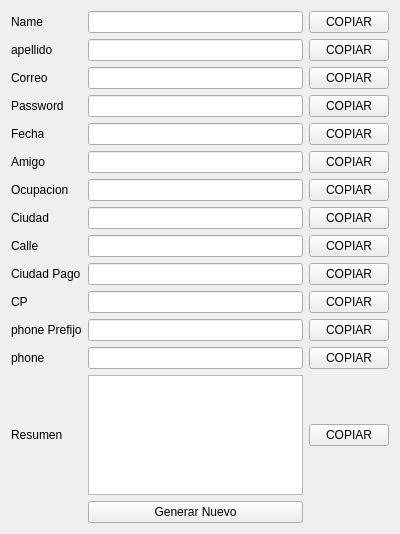
<?xml version="1.0" encoding="UTF-8"?>
<ui version="4.0">
 <class>Form</class>
 <widget class="QWidget" name="Form">
  <property name="geometry">
   <rect>
    <x>0</x>
    <y>0</y>
    <width>400</width>
    <height>534</height>
   </rect>
  </property>
  <property name="windowTitle">
   <string>Form</string>
  </property>
  <layout class="QGridLayout" name="gridLayout">
   <item row="9" column="2">
    <widget class="QPushButton" name="pushButtonCopyCityPay">
     <property name="text">
      <string>COPIAR</string>
     </property>
    </widget>
   </item>
   <item row="0" column="2">
    <widget class="QPushButton" name="pushButtonCopyName">
     <property name="text">
      <string>COPIAR</string>
     </property>
    </widget>
   </item>
   <item row="11" column="2">
    <widget class="QPushButton" name="pushButtonCopyPhonePre">
     <property name="text">
      <string>COPIAR</string>
     </property>
    </widget>
   </item>
   <item row="13" column="1">
    <widget class="QPlainTextEdit" name="plainTextEditAbstract"/>
   </item>
   <item row="12" column="2">
    <widget class="QPushButton" name="pushButtonCopyPhone">
     <property name="text">
      <string>COPIAR</string>
     </property>
    </widget>
   </item>
   <item row="7" column="2">
    <widget class="QPushButton" name="pushButtonCopyCity">
     <property name="text">
      <string>COPIAR</string>
     </property>
    </widget>
   </item>
   <item row="1" column="1">
    <widget class="QLineEdit" name="lineEditLastName">
     <property name="readOnly">
      <bool>true</bool>
     </property>
    </widget>
   </item>
   <item row="8" column="0">
    <widget class="QLabel" name="label_9">
     <property name="text">
      <string>Calle</string>
     </property>
    </widget>
   </item>
   <item row="3" column="2">
    <widget class="QPushButton" name="pushButtonCopyPass">
     <property name="text">
      <string>COPIAR</string>
     </property>
    </widget>
   </item>
   <item row="0" column="0">
    <widget class="QLabel" name="label">
     <property name="text">
      <string>Name</string>
     </property>
    </widget>
   </item>
   <item row="6" column="2">
    <widget class="QPushButton" name="pushButtonCopyOccupation">
     <property name="text">
      <string>COPIAR</string>
     </property>
    </widget>
   </item>
   <item row="8" column="2">
    <widget class="QPushButton" name="pushButtonCopyStreet">
     <property name="text">
      <string>COPIAR</string>
     </property>
    </widget>
   </item>
   <item row="10" column="2">
    <widget class="QPushButton" name="pushButtonCopyCp">
     <property name="text">
      <string>COPIAR</string>
     </property>
    </widget>
   </item>
   <item row="2" column="0">
    <widget class="QLabel" name="label_3">
     <property name="text">
      <string>Correo</string>
     </property>
    </widget>
   </item>
   <item row="5" column="0">
    <widget class="QLabel" name="label_6">
     <property name="text">
      <string>Amigo</string>
     </property>
    </widget>
   </item>
   <item row="2" column="1">
    <widget class="QLineEdit" name="lineEditMail">
     <property name="readOnly">
      <bool>true</bool>
     </property>
    </widget>
   </item>
   <item row="2" column="2">
    <widget class="QPushButton" name="pushButtonCopyMail">
     <property name="text">
      <string>COPIAR</string>
     </property>
    </widget>
   </item>
   <item row="1" column="2">
    <widget class="QPushButton" name="pushButtonCopyLastName">
     <property name="text">
      <string>COPIAR</string>
     </property>
    </widget>
   </item>
   <item row="8" column="1">
    <widget class="QLineEdit" name="lineEditStreet">
     <property name="readOnly">
      <bool>true</bool>
     </property>
    </widget>
   </item>
   <item row="4" column="0">
    <widget class="QLabel" name="label_5">
     <property name="text">
      <string>Fecha</string>
     </property>
    </widget>
   </item>
   <item row="6" column="0">
    <widget class="QLabel" name="label_7">
     <property name="text">
      <string>Ocupacion</string>
     </property>
    </widget>
   </item>
   <item row="5" column="1">
    <widget class="QLineEdit" name="lineEditFriend">
     <property name="readOnly">
      <bool>true</bool>
     </property>
    </widget>
   </item>
   <item row="13" column="2">
    <widget class="QPushButton" name="pushButtonCopyAbstract">
     <property name="text">
      <string>COPIAR</string>
     </property>
    </widget>
   </item>
   <item row="3" column="1">
    <widget class="QLineEdit" name="lineEditPass">
     <property name="readOnly">
      <bool>true</bool>
     </property>
    </widget>
   </item>
   <item row="12" column="0">
    <widget class="QLabel" name="label_13">
     <property name="text">
      <string>phone</string>
     </property>
    </widget>
   </item>
   <item row="7" column="0">
    <widget class="QLabel" name="label_8">
     <property name="text">
      <string>Ciudad</string>
     </property>
    </widget>
   </item>
   <item row="0" column="1">
    <widget class="QLineEdit" name="lineEditName">
     <property name="readOnly">
      <bool>true</bool>
     </property>
    </widget>
   </item>
   <item row="11" column="0">
    <widget class="QLabel" name="label_12">
     <property name="text">
      <string>phone Prefijo</string>
     </property>
    </widget>
   </item>
   <item row="9" column="0">
    <widget class="QLabel" name="label_10">
     <property name="text">
      <string>Ciudad Pago</string>
     </property>
    </widget>
   </item>
   <item row="3" column="0">
    <widget class="QLabel" name="label_4">
     <property name="text">
      <string>Password</string>
     </property>
    </widget>
   </item>
   <item row="1" column="0">
    <widget class="QLabel" name="label_2">
     <property name="text">
      <string>apellido</string>
     </property>
    </widget>
   </item>
   <item row="13" column="0">
    <widget class="QLabel" name="label_14">
     <property name="text">
      <string>Resumen</string>
     </property>
    </widget>
   </item>
   <item row="7" column="1">
    <widget class="QLineEdit" name="lineEditCity">
     <property name="readOnly">
      <bool>true</bool>
     </property>
    </widget>
   </item>
   <item row="6" column="1">
    <widget class="QLineEdit" name="lineEditOccupation">
     <property name="readOnly">
      <bool>true</bool>
     </property>
    </widget>
   </item>
   <item row="5" column="2">
    <widget class="QPushButton" name="pushButtonCopyFriend">
     <property name="text">
      <string>COPIAR</string>
     </property>
    </widget>
   </item>
   <item row="11" column="1">
    <widget class="QLineEdit" name="lineEditPhonePre">
     <property name="readOnly">
      <bool>true</bool>
     </property>
    </widget>
   </item>
   <item row="12" column="1">
    <widget class="QLineEdit" name="lineEditPhone">
     <property name="readOnly">
      <bool>true</bool>
     </property>
    </widget>
   </item>
   <item row="10" column="1">
    <widget class="QLineEdit" name="lineEditCp">
     <property name="readOnly">
      <bool>true</bool>
     </property>
    </widget>
   </item>
   <item row="9" column="1">
    <widget class="QLineEdit" name="lineEditCityPay">
     <property name="readOnly">
      <bool>true</bool>
     </property>
    </widget>
   </item>
   <item row="10" column="0">
    <widget class="QLabel" name="label_11">
     <property name="text">
      <string>CP</string>
     </property>
    </widget>
   </item>
   <item row="4" column="2">
    <widget class="QPushButton" name="pushButtonCopyDate">
     <property name="text">
      <string>COPIAR</string>
     </property>
    </widget>
   </item>
   <item row="4" column="1">
    <widget class="QLineEdit" name="lineEditDate">
     <property name="readOnly">
      <bool>true</bool>
     </property>
    </widget>
   </item>
   <item row="14" column="1">
    <widget class="QPushButton" name="pushButtonNewId">
     <property name="text">
      <string>Generar Nuevo</string>
     </property>
    </widget>
   </item>
  </layout>
 </widget>
 <tabstops>
  <tabstop>lineEditName</tabstop>
  <tabstop>pushButtonCopyName</tabstop>
  <tabstop>lineEditLastName</tabstop>
  <tabstop>pushButtonCopyLastName</tabstop>
  <tabstop>lineEditMail</tabstop>
  <tabstop>pushButtonCopyMail</tabstop>
  <tabstop>lineEditPass</tabstop>
  <tabstop>pushButtonCopyPass</tabstop>
  <tabstop>lineEditDate</tabstop>
  <tabstop>pushButtonCopyDate</tabstop>
  <tabstop>lineEditFriend</tabstop>
  <tabstop>pushButtonCopyFriend</tabstop>
  <tabstop>lineEditOccupation</tabstop>
  <tabstop>pushButtonCopyOccupation</tabstop>
  <tabstop>lineEditCity</tabstop>
  <tabstop>pushButtonCopyCity</tabstop>
  <tabstop>lineEditStreet</tabstop>
  <tabstop>pushButtonCopyStreet</tabstop>
  <tabstop>lineEditCityPay</tabstop>
  <tabstop>pushButtonCopyCityPay</tabstop>
  <tabstop>lineEditCp</tabstop>
  <tabstop>pushButtonCopyCp</tabstop>
  <tabstop>lineEditPhonePre</tabstop>
  <tabstop>pushButtonCopyPhonePre</tabstop>
  <tabstop>lineEditPhone</tabstop>
  <tabstop>pushButtonCopyPhone</tabstop>
 </tabstops>
 <resources/>
 <connections/>
</ui>
